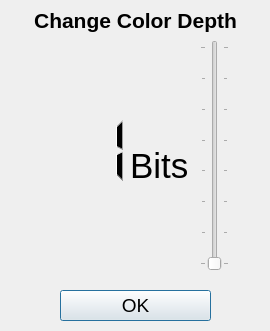
<?xml version="1.0" encoding="UTF-8"?>
<ui version="4.0">
 <class>ColorDepthQwidget</class>
 <widget class="QWidget" name="ColorDepthQwidget">
  <property name="geometry">
   <rect>
    <x>0</x>
    <y>0</y>
    <width>270</width>
    <height>331</height>
   </rect>
  </property>
  <property name="windowTitle">
   <string>Form</string>
  </property>
  <widget class="QLabel" name="label">
   <property name="geometry">
    <rect>
     <x>0</x>
     <y>0</y>
     <width>271</width>
     <height>41</height>
    </rect>
   </property>
   <property name="font">
    <font>
     <pointsize>16</pointsize>
     <weight>75</weight>
     <bold>true</bold>
    </font>
   </property>
   <property name="text">
    <string>Change Color Depth</string>
   </property>
   <property name="alignment">
    <set>Qt::AlignCenter</set>
   </property>
  </widget>
  <widget class="QLCDNumber" name="lcdNumber">
   <property name="geometry">
    <rect>
     <x>10</x>
     <y>110</y>
     <width>121</width>
     <height>81</height>
    </rect>
   </property>
   <property name="frameShape">
    <enum>QFrame::NoFrame</enum>
   </property>
   <property name="lineWidth">
    <number>3</number>
   </property>
   <property name="smallDecimalPoint">
    <bool>false</bool>
   </property>
   <property name="numDigits">
    <number>3</number>
   </property>
   <property name="intValue" stdset="0">
    <number>1</number>
   </property>
  </widget>
  <widget class="QPushButton" name="pushButton">
   <property name="geometry">
    <rect>
     <x>60</x>
     <y>290</y>
     <width>151</width>
     <height>31</height>
    </rect>
   </property>
   <property name="font">
    <font>
     <pointsize>14</pointsize>
    </font>
   </property>
   <property name="text">
    <string>OK</string>
   </property>
   <property name="default">
    <bool>true</bool>
   </property>
  </widget>
  <widget class="QSlider" name="verticalSlider">
   <property name="geometry">
    <rect>
     <x>200</x>
     <y>40</y>
     <width>29</width>
     <height>231</height>
    </rect>
   </property>
   <property name="focusPolicy">
    <enum>Qt::StrongFocus</enum>
   </property>
   <property name="minimum">
    <number>1</number>
   </property>
   <property name="maximum">
    <number>8</number>
   </property>
   <property name="orientation">
    <enum>Qt::Vertical</enum>
   </property>
   <property name="invertedAppearance">
    <bool>false</bool>
   </property>
   <property name="invertedControls">
    <bool>false</bool>
   </property>
   <property name="tickPosition">
    <enum>QSlider::TicksBothSides</enum>
   </property>
   <property name="tickInterval">
    <number>1</number>
   </property>
  </widget>
  <widget class="QLabel" name="label_2">
   <property name="geometry">
    <rect>
     <x>130</x>
     <y>150</y>
     <width>61</width>
     <height>31</height>
    </rect>
   </property>
   <property name="font">
    <font>
     <pointsize>26</pointsize>
    </font>
   </property>
   <property name="frameShape">
    <enum>QFrame::NoFrame</enum>
   </property>
   <property name="frameShadow">
    <enum>QFrame::Plain</enum>
   </property>
   <property name="text">
    <string>Bits</string>
   </property>
  </widget>
 </widget>
 <resources/>
 <connections>
  <connection>
   <sender>verticalSlider</sender>
   <signal>sliderMoved(int)</signal>
   <receiver>lcdNumber</receiver>
   <slot>display(int)</slot>
   <hints>
    <hint type="sourcelabel">
     <x>212</x>
     <y>178</y>
    </hint>
    <hint type="destinationlabel">
     <x>106</x>
     <y>164</y>
    </hint>
   </hints>
  </connection>
  <connection>
   <sender>verticalSlider</sender>
   <signal>valueChanged(int)</signal>
   <receiver>lcdNumber</receiver>
   <slot>display(int)</slot>
   <hints>
    <hint type="sourcelabel">
     <x>217</x>
     <y>127</y>
    </hint>
    <hint type="destinationlabel">
     <x>73</x>
     <y>114</y>
    </hint>
   </hints>
  </connection>
 </connections>
</ui>
